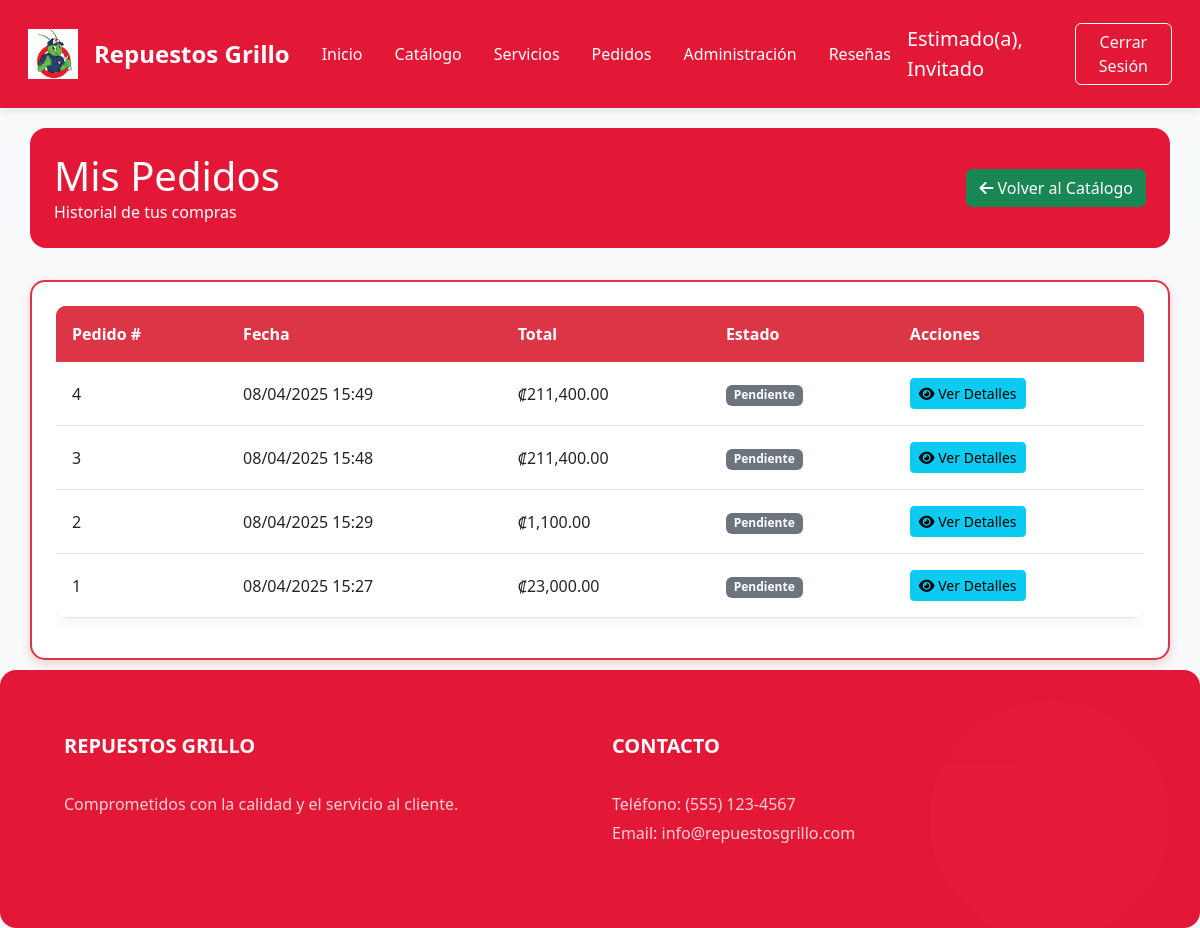
Page /View/Pedidos/ListaPedidos.php (signed in) on the committed database.
### tables this page shows
CREATE TABLE `tbl_pedidos` (
  `IdPedido` int(11) NOT NULL AUTO_INCREMENT,
  `IdUsuario` bigint(20) NOT NULL,
  `FechaPedido` datetime NOT NULL DEFAULT current_timestamp(),
  `EstadoPedido` varchar(20) NOT NULL DEFAULT 'Pendiente',
  `TotalPedido` decimal(10,2) NOT NULL,
  PRIMARY KEY (`IdPedido`),
  KEY `IdUsuario` (`IdUsuario`),
  CONSTRAINT `tbl_pedidos_ibfk_1` FOREIGN KEY (`IdUsuario`) REFERENCES `usuario` (`Id`)
);

### Model/PedidosModel.php (called while the page is built, shortened)
<?php
function ConsultarPedidosPorUsuario($idUsuario) {
    try {
        $context = AbrirBaseDatos();
        $sentencia = "CALL SP_ConsultarPedidosPorUsuario($idUsuario)";
        $resultado = $context->query($sentencia);
        return $resultado;
    } catch (Exception $error) {
        return null;
    }
}
?>

### Controller/PedidosController.php (called while the page is built, shortened)
<?php
include_once $_SERVER["DOCUMENT_ROOT"] . "/ProyectoAmbienteWeb/Model/PedidosModel.php";
function ObtenerPedidosUsuario($idUsuario) {
    return ConsultarPedidosPorUsuario($idUsuario);
}
?>

### View/Pedidos/ListaPedidos.php (the view, shortened to what this page needs)
<?php
    include_once $_SERVER["DOCUMENT_ROOT"] . "/ProyectoAmbienteWeb/Controller/PedidosController.php";
    include_once $_SERVER["DOCUMENT_ROOT"] . "/ProyectoAmbienteWeb/View/layoutInterno.php";
    $idUsuario = $_SESSION['IdUsuario'];
    $pedidos = ObtenerPedidosUsuario($idUsuario);
?>
<!DOCTYPE html>
<html lang="es">
<?php PrintCss(); ?>
<body>
    <?php BarraNavegacion(); ?>
    <div class="container content">
        <div class="admin-header">
            <div class="row align-items-center">
                <div class="col-md-8">
                    <h1 class="mb-0">Mis Pedidos</h1>
                    <p class="mb-0">Historial de tus compras</p>
                </div>
                <div class="col-md-4 text-end">
                    <a href="/ProyectoAmbienteWeb/View/Productos/Catalogo.php" class="btn btn-success">
                        <i class="fas fa-arrow-left"></i> Volver al Catálogo
                    </a>
                </div>
            </div>
        </div>
        <div class="card card-custom">
            <div class="card-body">
                <?php if ($pedidos && $pedidos->num_rows > 0): ?>
                    <div class="table-responsive">
                        <table class="table table-custom table-hover">
                            <thead class="table-dark">
                                <tr>
                                    <th>Pedido #</th>
                                    <th>Fecha</th>
                                    <th>Total</th>
                                    <th>Estado</th>
                                    <th>Acciones</th>
                                </tr>
                            </thead>
                            <tbody>
                                <?php while ($pedido = $pedidos->fetch_assoc()): ?>
                                    <tr>
                                        <td><?php echo $pedido['IdPedido']; ?></td>
                                        <td><?php echo date('d/m/Y H:i', strtotime($pedido['FechaPedido'])); ?></td>
                                        <td>₡<?php echo number_format($pedido['TotalPedido'], 2); ?></td>
                                        <td>
                                            <?php if ($pedido['EstadoPedido'] == 'Completado'): ?>
                                                <span class="badge bg-success">Completado</span>
                                            <?php elseif ($pedido['EstadoPedido'] == 'Procesando'): ?>
                                                <span class="badge bg-warning">Procesando</span>
                                            <?php else: ?>
                                                <span class="badge bg-secondary"><?php echo $pedido['EstadoPedido']; ?></span>
                                            <?php endif; ?>
                                        </td>
                                        <td>
                                            <a href="/ProyectoAmbienteWeb/View/Pedidos/ConfirmacionPedido.php?id=<?php echo $pedido['IdPedido']; ?>" class="btn btn-sm btn-info">
                                                <i class="fas fa-eye"></i> Ver Detalles
                                            </a>
                                        </td>
                                    </tr>
                                <?php endwhile; ?>
                            </tbody>
                        </table>
                    </div>
                <?php endif; ?>
            </div>
        </div>
    </div>
    <?php PrintFooter(); ?>
</body>
</html>

### View/layoutInterno.php (shortened to what this page needs)
<?php
function BarraNavegacion()
{
    $nombreParaMostrar = isset($_SESSION["NombreUsuario"]) ? $_SESSION["NombreUsuario"] : "Invitado";
    echo '
    <nav class="navbar navbar-expand-lg navbar-dark nav-gradient">
        <div class="container-fluid">
            <a class="navbar-brand" href="../Login/home.php">
                <img src="../imgs/logo.png" alt="Logo" width="50" height="50" class="me-2">
                Repuestos Grillo
            </a>
            <div class="collapse navbar-collapse" id="navbarNav">
                <ul class="navbar-nav me-auto mb-2 mb-lg-0">
                    <li class="nav-item">
                        <a class="nav-link active" href="../Login/home.php">Inicio</a>
                    </li>
                    <li class="nav-item">
                        <a class="nav-link" href="../Productos/Catalogo.php">Catálogo</a>
                    </li>
                    <li class="nav-item">
                        <a class="nav-link" href="../Servicios/MostrarServicios.php">Servicios</a>
                    </li>
                    <li class="nav-item">
                        <a class="nav-link" href="../Pedidos/ListaPedidos.php">Pedidos</a>
                    </li>
                    <li class="nav-item dropdown">
                        <a class="nav-link dropdown" href="#">
                            Administración
                        </a>
                    </li>
                    <li class="nav-item">
                        <a class="nav-link" href="../Reseñas/CrearResena.php">Reseñas</a>
                    </li>
                </ul>
                <div class="d-flex align-items-center">
                    <span class="navbar-text text-white fs-5 me-3">
                        Estimado(a), ' . htmlspecialchars($nombreParaMostrar, ENT_QUOTES) .'
                    </span>
                    <form action="" method="POST" class="m-0 p-0">
                        <button type="submit" name="btnSalir" class="btn btn-outline-light">
                            Cerrar Sesión
                        </button>
                    </form>
                </div>
            </div>
        </div>
    </nav>';
}
function PrintCss()
{
    echo '<head>
            <meta charset="utf-8">
            <meta name="viewport" content="width=device-width, initial-scale=1">
            <title>Auto Repuestos Grillo - Home</title>
            <link href="https://cdn.jsdelivr.net/npm/bootstrap@5.3.0-alpha3/dist/css/bootstrap.min.css" rel="stylesheet">
            <link href="https://cdnjs.cloudflare.com/ajax/libs/font-awesome/6.0.0/css/all.min.css" rel="stylesheet">
            <link href="../Styles/estilos.css" rel="stylesheet">
            <link href="../Styles/productos.css" rel="stylesheet">
            <link href="../Styles/servicios.css" rel="stylesheet">
            <link href="../Styles/catalogo.css" rel="stylesheet">
            <link href="../Styles/carrito.css" rel="stylesheet">
</head>
        </head>';
}
function PrintFooter()
{
    echo '
    <footer class="footer gradient-custom-2 text-white text-center text-lg-start mt-auto">
        <div class="container p-4">
            <div class="row">
                <div class="col-lg-6 col-md-12 mb-4 mb-md-0">
                    <h5 class="text-uppercase">Repuestos Grillo</h5>
                    <p>Comprometidos con la calidad y el servicio al cliente.</p>
                </div>
                <div class="col-lg-6 col-md-12 mb-4 mb-md-0">
                    <h5 class="text-uppercase">Contacto</h5>
                    <p>Teléfono: (555) 123-4567<br>Email: info@repuestosgrillo.com</p>
                </div>
            </div>
        </div>
    </footer>';
}
?>

### View/Styles/estilos.css (style rules this page uses)
:root { --primary-color: #e31837; --secondary-color: #1a1a1a; --accent-color: #f8d7da; --text-light: #ffffff; --text-dark: #333333; --gray-light: #f8f9fa; --transition: all 0.3s ease; }
* { margin: 0; padding: 0; box-sizing: border-box; }
body { display: flex; flex-direction: column; min-height: 100vh; background-color: var(--gray-light); font-family: 'Segoe UI', Tahoma, Geneva, Verdana, sans-serif; }
.navbar.nav-gradient { background: var(--primary-color) !important; padding: 1rem; box-shadow: 0 2px 10px rgba(0,0,0,0.1); }
.navbar-brand { color: var(--text-light) !important; font-weight: 600; font-size: 1.5rem; display: flex; align-items: center; gap: 0.5rem; }
.navbar-brand img { transition: var(--transition); }
.nav-link { color: var(--text-light) !important; font-weight: 500; padding: 0.5rem 1rem !important; transition: var(--transition); position: relative; }
.nav-link::after { content: ''; position: absolute; bottom: 0; left: 50%; width: 0; height: 2px; background: var(--text-light); transition: var(--transition); transform: translateX(-50%); }
.content { flex: 1 0 auto; padding: 3rem 0; }
.gradient-custom-2 { background: var(--primary-color) !important; color: var(--text-light) !important; border-radius: 1rem; padding: 2.5rem !important; position: relative; overflow: hidden; transition: var(--transition); }
.gradient-custom-2::before { content: ''; position: absolute; top: 0; right: 0; width: 300px; height: 300px; opacity: 0.1; }
.card-custom { border-radius: 1rem; box-shadow: 0 4px 15px rgba(0,0,0,0.05); transition: var(--transition); border: none; overflow: hidden; }
.card-custom .card-body { padding: 1.5rem; }
.footer { background: var(--secondary-color); color: var(--text-light); padding: 3rem 0; margin-top: auto; }
.footer h5 { font-weight: 600; margin-bottom: 1.5rem; position: relative; padding-bottom: 0.5rem; }
.footer h5::after { content: ''; position: absolute; bottom: 0; left: 0; width: 50px; height: 2px; background: var(--primary-color); }
.footer p { opacity: 0.8; line-height: 1.8; }
.card-custom { animation: fadeIn 0.5s ease-out; }

### View/Styles/productos.css (style rules this page uses)
.admin-header { background: var(--primary-color); color: var(--text-light); padding: 1.5rem; border-radius: 1rem; margin-bottom: 2rem; }
.table-custom { background: white; border-radius: 1rem; overflow: hidden; box-shadow: 0 4px 15px rgba(0, 0, 0, 0.05); }
.table-custom thead { background: var(--primary-color); color: var(--text-light); }
.table-custom th { padding: 1rem; font-weight: 500; }
.table-custom td { vertical-align: middle; padding: 1rem; }

### View/Styles/servicios.css (style rules this page uses)
.container.content { padding-top: 20px; padding-bottom: 10px; }
.row:last-child { margin-bottom: 0; }

### View/Styles/catalogo.css (style rules this page uses)
.card-body { min-height: 120px; }

### View/Styles/carrito.css (style rules this page uses)
.card-custom { border: 2px solid #dc3545; border-radius: 15px; box-shadow: 0 4px 10px rgba(220, 53, 69, 0.2); }
.table-custom { border-radius: 10px; overflow: hidden; }
.table-custom thead th { background-color: #dc3545; color: white !important; font-weight: bold; border: none; }
.table-custom tbody td { color: #212529; vertical-align: middle; }

### rows in the picture
tbl_pedidos: IdPedido "4", FechaPedido "08/04/2025 15:49", TotalPedido "211,400.00", EstadoPedido "Pendiente"
tbl_pedidos: IdPedido "3", FechaPedido "08/04/2025 15:48", TotalPedido "211,400.00", EstadoPedido "Pendiente"
tbl_pedidos: IdPedido "2", FechaPedido "08/04/2025 15:29", TotalPedido "1,100.00", EstadoPedido "Pendiente"
tbl_pedidos: IdPedido "1", FechaPedido "08/04/2025 15:27", TotalPedido "23,000.00", EstadoPedido "Pendiente"

### other values in the picture
$nombreParaMostrar "Invitado"
